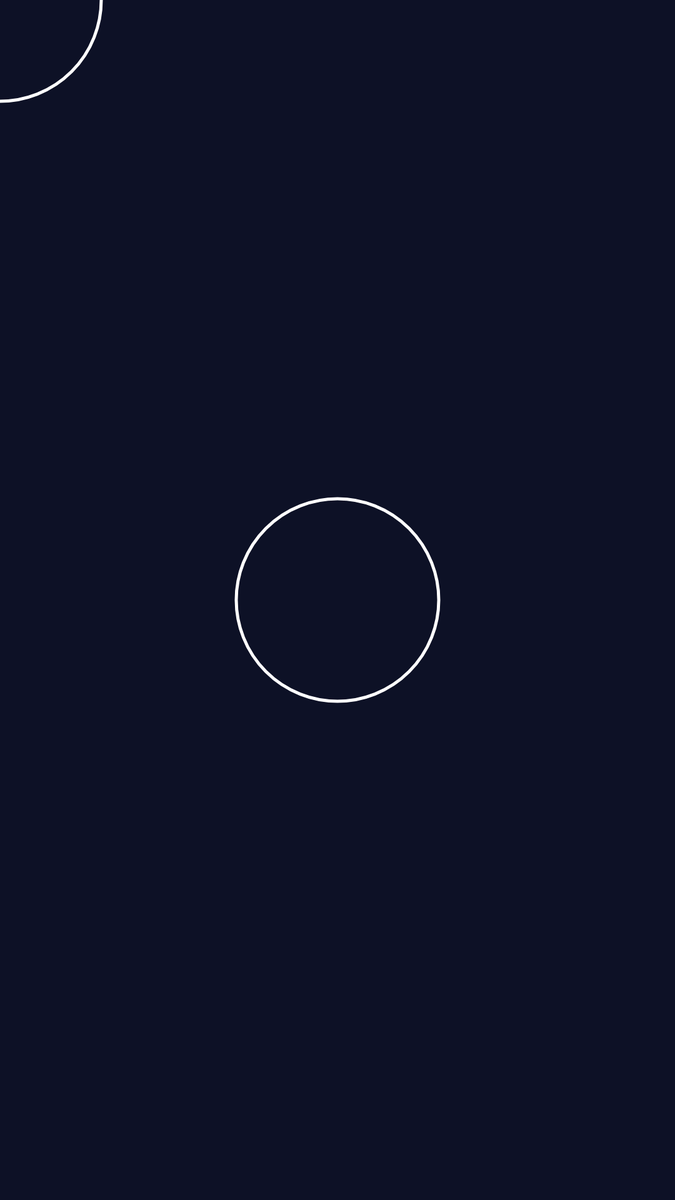
Frame 1 (no input)
Frame 60 (no input): identical to frame 1, image omitted
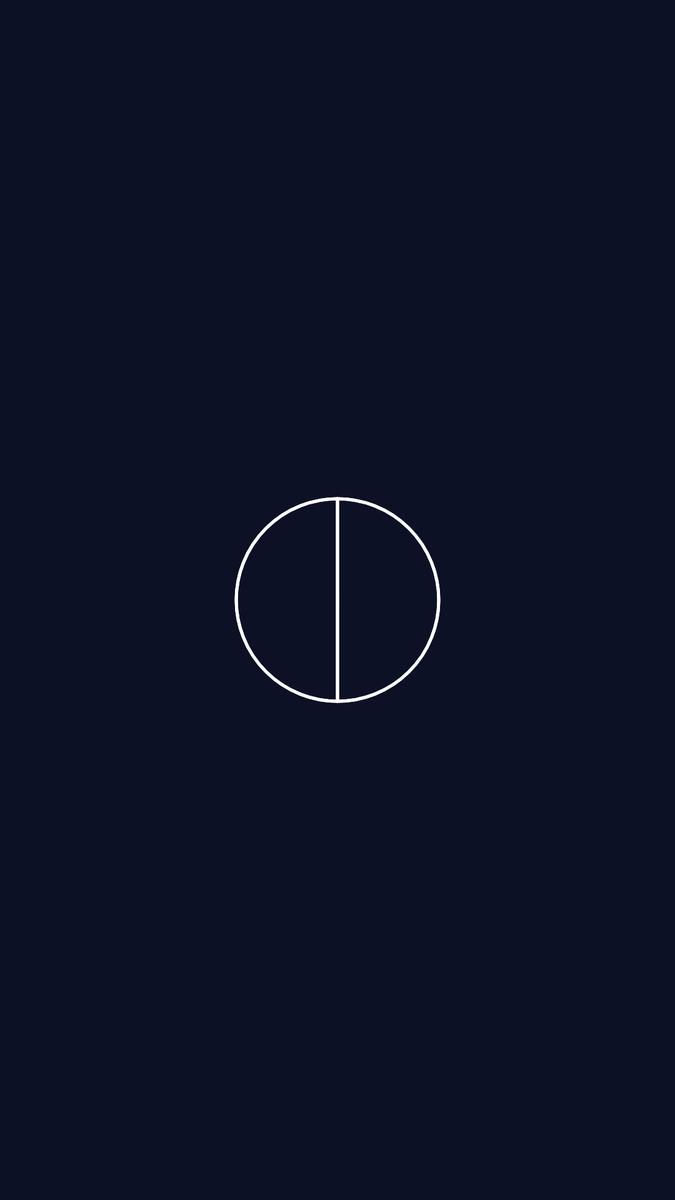
Frame 120 (the mouse pressed at the canvas centre since frame 60)

The p5.js sketch that drew these frames (run headless with seeded random() and noise() and a simulated clock; from frame 60 on, the mouse is pressed at the canvas centre):

// p5.js sketch
// ── sketch.js
/*
Author: Project Somedays
Date: Originally uploaded 2023-12-12. Adjusted 2024-03-06.
Revisiting an old project: Perlin Noise-driven brush painting over randomly distributed circles

Draws chord of intersection points wherever they overlap
Definitely a nod to Casey Reas' work. He drew lines between the circles' centres.
It was VERY satisfying working out that maths for drawing that chord instead.

I imagine this is what Pearl Diver's experience? If the pearls were just loose and not, you know, in oysters.
Maybe divers finding Pirate treasure?
*/

// control variables
const brushN = 10;
const globalNoiseStep = 0.01; // how jerky are the brushes
const pearlCount = 250;
const bgColour = '#0D1126'; // "chinese black"... who names these things?

// tracking varaibles
let D, r;
let pearlField = [];
let brush;
let xOff; 
let yOff;
let globalNoiseOffset = 0;

// debugMode variables/objects
let testPos;
let testBrush;
let brushes = [];

const debugStates = Object.freeze({
  SPARTAN : Symbol("Spartan"),
  ILLUSTRATIVE : Symbol("Illustrative"),
  OFF : Symbol("Off")
})

const debugPhaseOrder = [debugStates.SPARTAN, debugStates.ILLUSTRATIVE, debugStates.OFF];
let debugPhase = 0;
let debugMode = debugPhaseOrder[debugPhase];


function setup() {
	// createCanvas(windowHeight, windowHeight);
  createCanvas(1080, 1920, P2D);
	D = width/10;
	r = D/2;
	xOff = random(1000);
	yOff = random(1000);
	generatePearlField();

  for(let i = 0; i < brushN; i++){
    brushes.push(new Brush());
  }
  testBrush = createVector(mouseX, mouseY);
  testPos = createVector(width/2, height/2);

	noFill();

	background(bgColour); 
	stroke(255, 5);
	
}

function draw() {
  switch(debugMode){
    case debugStates.SPARTAN: // draws just the test brush
      background(bgColour);  
      stroke(255);
      strokeWeight(5);
      testBrush.set(mouseX, mouseY);
      circle(testBrush.x, testBrush.y, 3*D);
		  circle(testPos.x, testPos.y, 3*D);
      overlap(testPos, testBrush, 3*D); // show test overlap
      return;

    case debugStates.ILLUSTRATIVE: // draws the field and the brushes, but not cumulatively
      background(bgColour);
      stroke(255);
      for(let b of brushes){
        b.update();
        strokeWeight(1);
        for(let p of pearlField){
          circle(p.x, p.y, D); // show the 'pearls'
          overlap(p, b.p, D); // show the overlap
        }
        strokeWeight(5);
        b.show();
      }
      break;
    case debugStates.OFF: // does the doings
      stroke(255, 5);
        // drawing the overlapsd
      for(let b of brushes){
        b.update();
        for(let i = 0; i < pearlField.length; i++){
          overlap(pearlField[i], b.p, D);
        }
      }
      
      break;
  }

	

  

	// ellipse(brush.x, brush.y, D, D);
	globalNoiseOffset += globalNoiseStep
	
	
	

}

function generatePearlField(){
  pearlField = [];
  for(let i = 0; i < pearlCount; i++){
		pearlField.push(createVector(random(width), random(height)));
	}
}

function overlap(posA, posB, thresholdD){
	let d = p5.Vector.dist(posA,  posB); // check the distribution
	if(d > thresholdD) return;
	let aSys = p5.Vector.sub(posB, posA).heading(); // get the heading from A to B
	let a = acos(d/thresholdD);
	push();
	translate(posA.x, posA.y);
	rotate(aSys); // for simplicity, rotate the system so that posB is always to the right of posA
	if(debugMode !== debugStates.OFF ){
		line(0, 0, 0.5*thresholdD*cos(a), 0.5*thresholdD*sin(a));
		line(0, 0, 0.5*thresholdD*cos(a), 0.5*thresholdD*sin(-a));
	}
	line(0.5*thresholdD*cos(a), 0.5*thresholdD*sin(a), 0.5*thresholdD*cos(a), 0.5*thresholdD*sin(-a)); // drawing a line between the points of intersection
	pop();
}

function keyPressed(){
  // cycle the debugPhases
	if(key === 'd'){
		debugPhase = (debugPhase + 1)%debugPhaseOrder.length;
    debugMode = debugPhaseOrder[debugPhase];
    console.log(debugMode);
    background(bgColour);
	} else if(key === 'r'){
    background(bgColour);
    generatePearlField();
  }
}

class Brush{
  constructor(){
    this.p = createVector(0,0);
    this.nXOff = random(10000);
    this.nYOff = random(10000);
  }

  update(){
    let x = map(noise(this.nXOff + globalNoiseOffset), 0, 1, -0.1*width, 1.1*width);
    let y = map(noise(this.nYOff + globalNoiseOffset), 0, 1, -0.1*height, 1.1*height);
    this.p.set(x,y);
  }

  show(){
    circle(this.p.x, this.p.y, D);
  }
}
